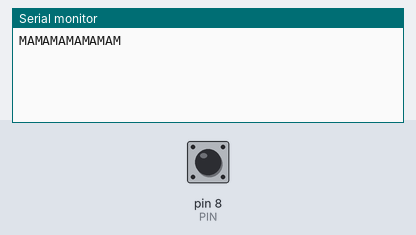
Simulated run of this sketch. Board: Arduino Uno, built with avr-gcc and run on an emulated ATmega328P. Parts: the last lines printed to the serial monitor. The inputs (shaded band) are chosen by the test bench; at power-on: pin 8 (PIN) HIGH.

Above: at 1.2 s.
1.3 s: pin 8 (PIN) pulled LOW for 0.15 s
At 2.4 s:
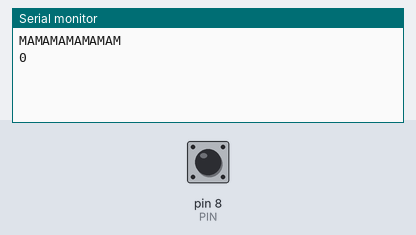
2.9 s: pin 8 (PIN) pulled LOW for 1 s
At 4.9 s:
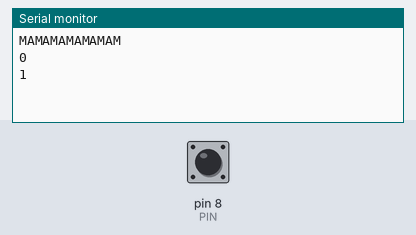
5.4 s: pin 8 (PIN) pulled LOW for 0.15 s
At 6.7 s:
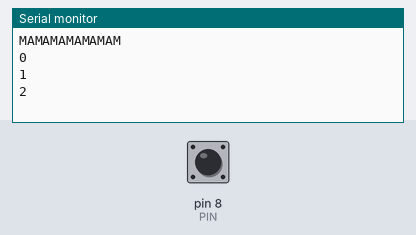

The sketch:

________2.ino
```cpp
int PIN = 8;
int voted_1;
int val = 0;

void setup()
{
  pinMode(PIN,INPUT_PULLUP);
  Serial.begin(9600);
  Serial.println("MAMAMAMAMAMAM");
}

void loop()
{
  voted_1 = digitalRead(PIN);
  if (!voted_1){
    delay(50);

      if (!voted_1){
        do{
        }while(!digitalRead(PIN));
        Serial.println(val++);

      }
    }

  }
```

Measured:
- after the input at 1.3 s, the serial monitor: prints a new line after 0.15 s (image 1)
- after the input at 2.9 s, the serial monitor: prints a new line after 1.0 s (image 2)
- after the input at 5.4 s, the serial monitor: prints a new line after 0.15 s (image 3)
